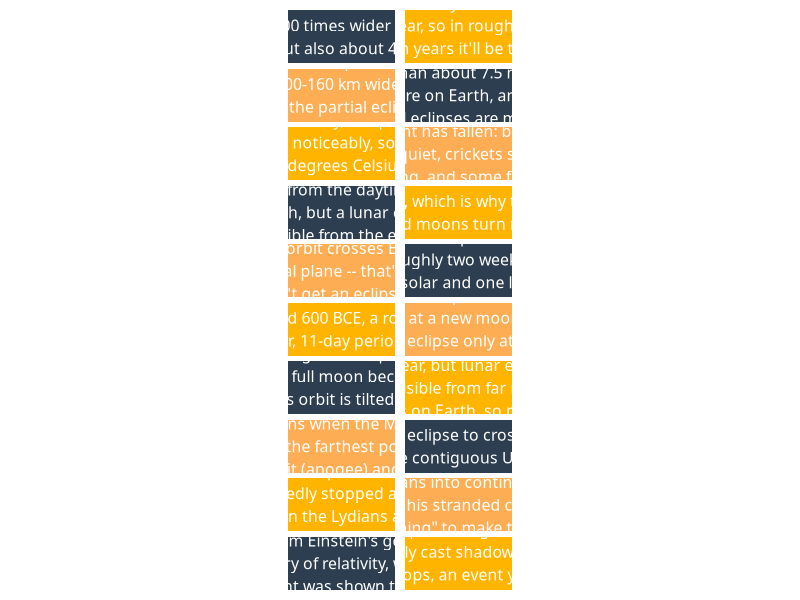

Reproduce this figure in R.
## ---- chunk 1
#| label: facts cards
library(ggplot2)
library(stringr)

make_fact_card <- function(fact_text, fill = "#2c3e50", text_color = "white") {
  ggplot() +
    geom_rect(
        aes(
            xmin = 0,
            xmax = 2,
            ymin = 0,
            ymax = 1),
            fill = fill
            ) +
    annotate("text",
            x = 1,
            y = 0.5,
            label = str_wrap(fact_text, width = 30),
            color = text_color,
            family = "Avenir Next Ultra Light Italic",
            size = 4,
            hjust = 0.5, 
            vjust = 0.5
    ) +
    theme_void() +
    coord_fixed(ratio = 1)
}


## ---- chunk 2
#| label: facts-cards-grid
#| column: screen-inset
#| out-width: "100%"
#| fig-width: 9
#| fig-height: 22
library(patchwork)

eclipse_facts <- c(
  "A total solar eclipse is possible only because of a wild coincidence: the Sun is about 400 times wider than the Moon, but also about 400 times farther away, so they appear almost exactly the same size in our sky.",
  "That coincidence won't last forever. The Moon drifts away from Earth by about 3.8 cm per year, so in roughly 600 million years it'll be too far away to fully cover the Sun, and total solar eclipses will stop happening.",
  "The path of totality during a total solar eclipse is usually only 100-160 km wide, even though the partial eclipse can be seen across a much larger swath of the planet.",
  "Totality itself rarely lasts more than about 7.5 minutes anywhere on Earth, and most total eclipses are much shorter than that.",
  "During totality, temperatures can drop noticeably, sometimes several degrees Celsius, since sunlight is briefly blocked.",
  "Animals often react as if night has fallen: birds go quiet, crickets start chirping, and some flowers close up.",
  "You can only ever see a solar eclipse from the daytime side of Earth, but a lunar eclipse is visible from the entire night side at once.",
  "Lunar eclipses happen when Earth's shadow falls on the Moon, which is why totally eclipsed moons turn reddish orange. This gives us the term \"Blood Moon.\"",
  "Eclipses only happen near a \"node,\" where the Moon's tilted orbit crosses Earth's orbital plane -- that's why we don't get an eclipse every single month despite a new or full moon happening monthly.",
  "Because of that tilt, solar and lunar eclipses come in pairs roughly two weeks apart, one solar and one lunar, during \"eclipse seasons\" that occur about twice a year.",
  "Ancient Babylonian astronomers discovered the Saros cycle around 600 BCE, a roughly 18-year, 11-day period after which eclipses repeat in a very similar pattern.",
  "A solar eclipse can only happen at a new moon, and a lunar eclipse only at a full moon -- never any other phase.",
  "Despite that timing overlap, we don't get an eclipse every new and full moon because the Moon's orbit is tilted about 5 degrees relative to Earth's orbit around the Sun.",
  "There are more solar eclipses than lunar eclipses globally each year, but lunar eclipses are visible from far more places on Earth, so people report seeing lunar eclipses more often.",
  "An annular eclipse, sometimes called a \"ring of fire,\" happens when the Moon is near the farthest point in its orbit (apogee) and looks slightly too small to fully cover the Sun.",
  "The 2017 \"Great American Eclipse\" was the first total solar eclipse to cross the entire contiguous United States coast-to-coast since 1918.",
  "Eclipses have shaped history: a solar eclipse in 585 BCE reportedly stopped a battle between the Lydians and the Medes, who took it as a sign to make peace.",
  "Christopher Columbus is said to have used his advance knowledge of a lunar eclipse in 1504 to intimidate Indigenous Jamaicans into continuing to supply his stranded crew, by \"threatening\" to make the moon disappear. In fact, the last total solar eclipse lasting more than 7 minutes was on June 30th, 1973, with the next occurring on July 27th, 2204.",
  "Solar eclipse corona observations in 1919 helped confirm Einstein's general theory of relativity, when starlight was shown to bend around the Sun exactly as predicted.",
  "Other planets have eclipses too. Jupiter's large moons regularly cast shadows on its cloud tops, an event you can actually watch through a home telescope."
)

colors <- c("#2c3e50","#FFB400", "#FDAE54")

cards <- Map(make_fact_card, eclipse_facts, rep_len(colors, length(eclipse_facts)))

wrap_plots(cards, ncol = 2)
